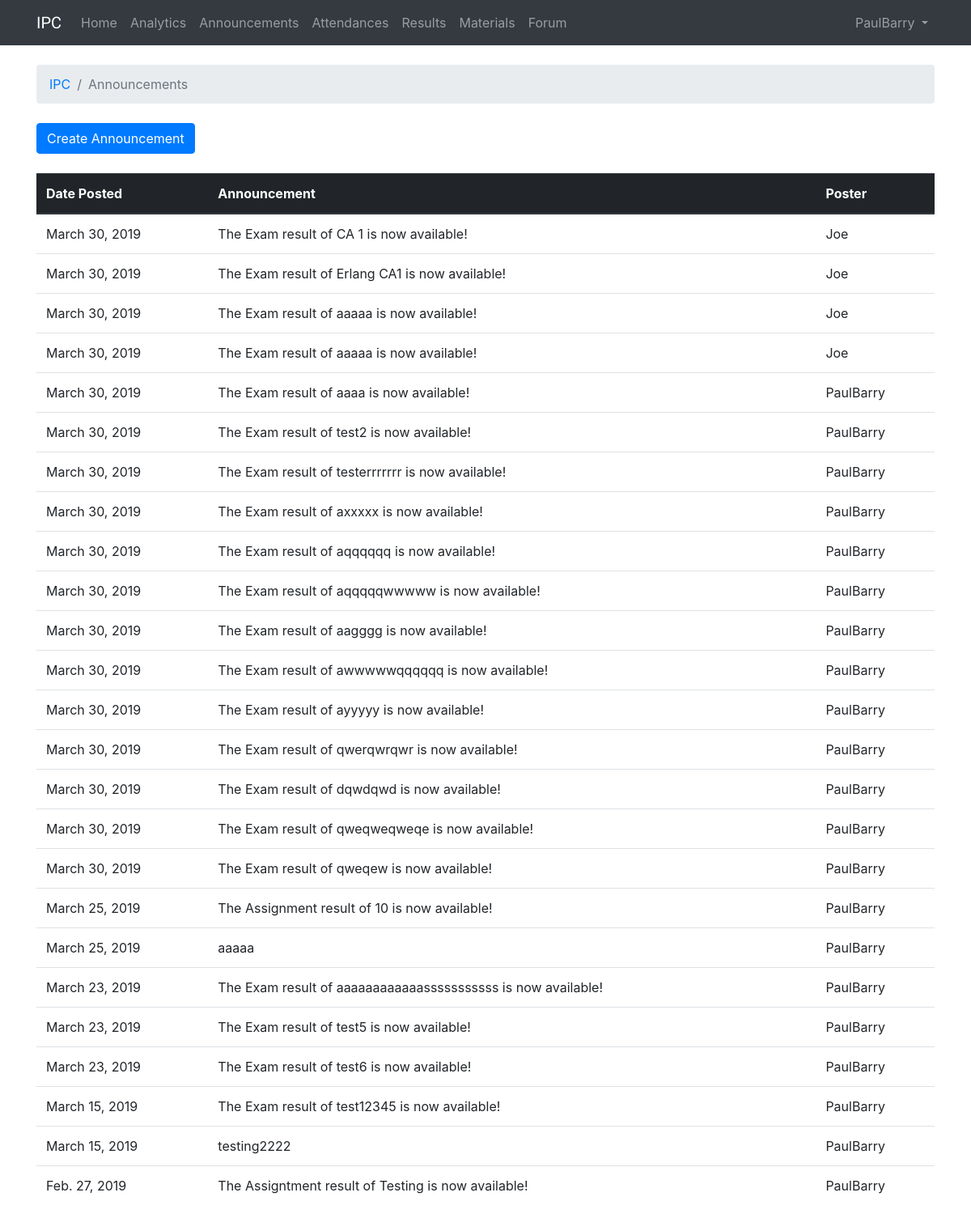
Screenshot of /1/announcement (signed in) with the database file from the repository.
### IPC/models.py (models this page shows, shortened)
class Announcement(models.Model):
    announcementDate = models.DateField(auto_now_add=True)
    announcementPosterId = models.ForeignKey(User, on_delete=models.CASCADE,)
    announcementCourse = models.ForeignKey(Course, on_delete=models.CASCADE,)
    announcementFeed = models.TextField(max_length=4000)

### IPC/views.py (the view)
# urls.py: path('<int:course_id>/announcement', views.course_announcement, name='course_announcement'),
@login_required
def course_announcement(request, course_id):
    user = request.user
    if user.groups.filter(name='Teacher').exists():
        user_type = "teacher"
    elif user.groups.filter(name='Student').exists():
        user_type = "student"
    announcements = list(Announcement.objects.filter(announcementCourse=course_id).order_by('-announcementDate'))
    return render(request, 'announcement.html', {'announcements': announcements,
                                                 'user_type': user_type,
                                                 'course_id': course_id,})

### templates/announcement.html (shortened to what this page needs)
{% extends 'base.html' %}
{% block breadcrumb %}
  <li class="breadcrumb-item"><a href="{% url 'course' %}">IPC</a></li>
  <li class="breadcrumb-item active">Announcements</li>
{% endblock %}
{% block content %}
  {% if user_type == "teacher" %}
  <div class="mb-4">
    <a class="btn btn-primary" href="{% url 'create_course_announcement' course_id=course_id %}">Create Announcement</a>
  </div>
  {% endif %}
  <table class="table">
    <thead class="thead-dark">
      <tr>
        <th>Date Posted</th>
        <th>Announcement</th>
        <th>Poster</th>
      </tr>
    </thead>
    <tbody>
      {% for announcement in announcements %}
        <tr>
          <td>{{ announcement.announcementDate }}</td>
          <td>{{ announcement.announcementFeed }}</td>
          <td>{{ announcement.announcementPosterId }}</td>
        </tr>
      {% endfor %}
    </tbody>
  </table>
{% endblock %}

### templates/base.html (shortened to what this page needs)
{% load static %}<!DOCTYPE html>
<html>
  <head>
    <link rel="stylesheet" href="{% static 'css/bootstrap.min.css' %}">
    <link rel="stylesheet" href="{% static 'css/app.css' %}">
  </head>
  <body>
    {% block body %}
      <nav class="navbar navbar-expand-lg navbar-dark bg-dark">
        <div class="container">
          <a class="navbar-brand" href="{% url 'course' %}">IPC</a>
          <div class="collapse navbar-collapse" id="navbarNavAltMarkup">
            <div class="navbar-nav">
              <a class="nav-item nav-link" href="{% url 'course' %}">Home<span class="sr-only">(current)</span></a>
              <a class="nav-item nav-link" href="{% url 'course_statistic' course_id=course_id %}">Analytics</a>
              <a class="nav-item nav-link" href="{% url 'course_announcement' course_id=course_id %}">Announcements</a>
              <a class="nav-item nav-link" href="{% url 'course_attendance' course_id=course_id %}">Attendances</a>
              <a class="nav-item nav-link" href="{% url 'course_result' course_id=course_id %}">Results</a>
              <a class="nav-item nav-link" href="{% url 'course_material' course_id=course_id %}">Materials</a>
              <a class="nav-item nav-link" href="{% url 'institute_forum' course_id=course_id %}">Forum</a>
            </div>
          </div>
          <div class="collapse navbar-collapse" id="mainMenu">
            <ul class="navbar-nav ml-auto">
              <li class="nav-item dropdown">
                <a class="nav-link dropdown-toggle" href="#" id="userMenu" data-toggle="dropdown" aria-haspopup="true" aria-expanded="false">
                  {{ user.username }}
                </a>
              </li>
            </ul>
          </div>
        </div>
      </nav>
      <div class="container">
        <ol class="breadcrumb my-4">
          {% block breadcrumb %}
          {% endblock %}
        </ol>
        {% block content %}
        {% endblock %}
      </div>
    {% endblock body %}
  </body>
</html>

### static/css/app.css (style rules this page uses)
.navbar-brand { font-family: 'Aldrich', sans-serif; }

### rows the page displays
Announcement: announcementDate "March 30, 2019", announcementFeed "The Exam result of CA 1 is now available!", announcementPosterId "Joe"
Announcement: announcementDate "March 30, 2019", announcementFeed "The Exam result of Erlang CA1 is now available!", announcementPosterId "Joe"
Announcement: announcementDate "March 30, 2019", announcementFeed "The Exam result of aaaaa is now available!", announcementPosterId "Joe"
Announcement: announcementDate "March 30, 2019", announcementFeed "The Exam result of aaaaa is now available!", announcementPosterId "Joe"
Announcement: announcementDate "March 30, 2019", announcementFeed "The Exam result of aaaa is now available!", announcementPosterId "PaulBarry"
Announcement: announcementDate "March 30, 2019", announcementFeed "The Exam result of test2 is now available!", announcementPosterId "PaulBarry"
Announcement: announcementDate "March 30, 2019", announcementFeed "The Exam result of testerrrrrrr is now available!", announcementPosterId "PaulBarry"
Announcement: announcementDate "March 30, 2019", announcementFeed "The Exam result of axxxxx is now available!", announcementPosterId "PaulBarry"
Announcement: announcementDate "March 30, 2019", announcementFeed "The Exam result of aqqqqqq is now available!", announcementPosterId "PaulBarry"
Announcement: announcementDate "March 30, 2019", announcementFeed "The Exam result of aqqqqqwwwww is now available!", announcementPosterId "PaulBarry"
Announcement: announcementDate "March 30, 2019", announcementFeed "The Exam result of aagggg is now available!", announcementPosterId "PaulBarry"
Announcement: announcementDate "March 30, 2019", announcementFeed "The Exam result of awwwwwqqqqqq is now available!", announcementPosterId "PaulBarry"
Announcement: announcementDate "March 30, 2019", announcementFeed "The Exam result of ayyyyy is now available!", announcementPosterId "PaulBarry"
Announcement: announcementDate "March 30, 2019", announcementFeed "The Exam result of qwerqwrqwr is now available!", announcementPosterId "PaulBarry"
Announcement: announcementDate "March 30, 2019", announcementFeed "The Exam result of dqwdqwd is now available!", announcementPosterId "PaulBarry"
Announcement: announcementDate "March 30, 2019", announcementFeed "The Exam result of qweqweqweqe is now available!", announcementPosterId "PaulBarry"
Announcement: announcementDate "March 30, 2019", announcementFeed "The Exam result of qweqew is now available!", announcementPosterId "PaulBarry"
Announcement: announcementDate "March 25, 2019", announcementFeed "The Assignment result of 10 is now available!", announcementPosterId "PaulBarry"
Announcement: announcementDate "March 25, 2019", announcementFeed "aaaaa", announcementPosterId "PaulBarry"
Announcement: announcementDate "March 23, 2019", announcementFeed "The Exam result of aaaaaaaaaaaasssssssssss is now available!", announcementPosterId "PaulBarry"
Announcement: announcementDate "March 23, 2019", announcementFeed "The Exam result of test5 is now available!", announcementPosterId "PaulBarry"
Announcement: announcementDate "March 23, 2019", announcementFeed "The Exam result of test6 is now available!", announcementPosterId "PaulBarry"
Announcement: announcementDate "March 15, 2019", announcementFeed "The Exam result of test12345 is now available!", announcementPosterId "PaulBarry"
Announcement: announcementDate "March 15, 2019", announcementFeed "testing2222", announcementPosterId "PaulBarry"
Announcement: announcementDate "Feb. 27, 2019", announcementFeed "The Assigntment result of Testing is now available!", announcementPosterId "PaulBarry"

### other values shown
{{ user.username }} "PaulBarry"
